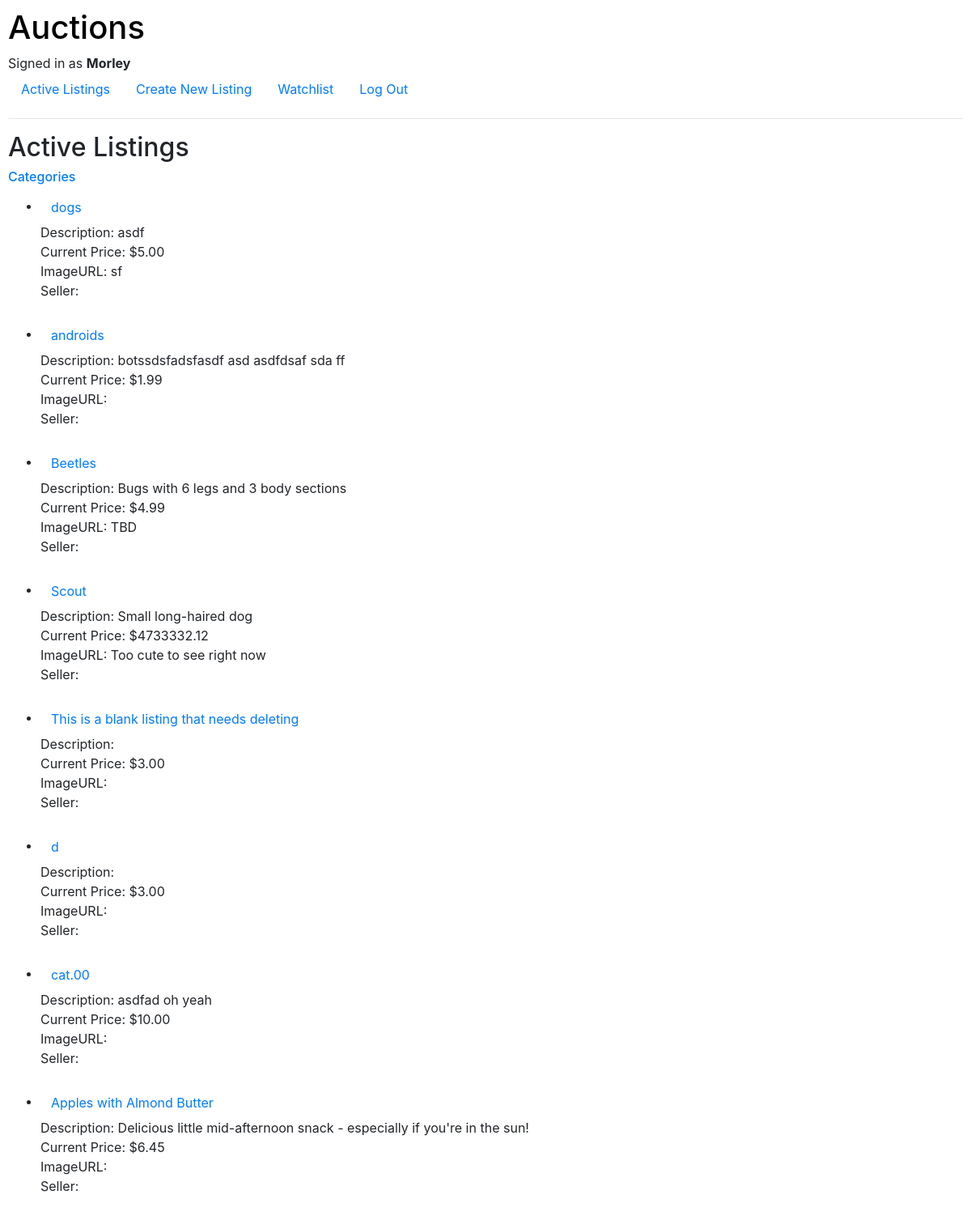
The page / (signed in) on the database its author committed.
### auctions/models.py (models this page shows, shortened)
class User(AbstractUser):
    watchlist = models.ManyToManyField('Listing', blank=True, related_name="user_watching")
    def __str__(self):
        return f"{self.first_name} {self.last_name}"

class Listing(models.Model):
    title = models.CharField(max_length=64)
    description = models.TextField()
    imageURL = models.URLField(max_length=200)
    price = models.DecimalField(max_digits=10, decimal_places=2)
    isActive = models.BooleanField(default=True)
    seller = models.ForeignKey('User', on_delete=models.CASCADE, blank=True, related_name="seller")
    category = models.ForeignKey('Category', on_delete=models.CASCADE, blank=True, related_name="category")

### auctions/views.py (the view)
# urls.py: path("", views.index, name="index"),
def index(request):
        active_listings = Listing.objects.filter(isActive=True)
        return render(request, "auctions/index.html", {
            "listings": active_listings,
        })

### auctions/templates/auctions/index.html
{% extends "auctions/layout.html" %}
{% block body %}
    <h2>Active Listings</h2>
    <h6><a href="{% url 'auctions:categories' %}">Categories</a><br></h6>
        <ul>
            {% for listing in listings %}
                <li>
                    <a href="{% url 'auctions:listing' title=listing.title %}" class="btn btn-link">{{ listing.title }}</a><br>
                    Description: {{ listing.description }}<br>
                    Current Price: ${{ listing.price }}<br>
                    ImageURL: {{ listing.imageURL }}<br>
                    Seller: {{ listing.seller }}
                </li><br>
            {% empty %}
                <li>No Listings.</li>
            {% endfor %}
        </ul>
{% endblock %}

### auctions/templates/auctions/layout.html (shortened to what this page needs)
{% load static %}
<!DOCTYPE html>
<html lang="en">
    <head>
        <link rel="stylesheet" href="https://stackpath.bootstrapcdn.com/bootstrap/4.4.1/css/bootstrap.min.css">
        <link href="{% static 'auctions/styles.css' %}" rel="stylesheet">
    </head>
    <body>
        <h1><a href="{% url 'auctions:index' %}" style="color: black; text-decoration: none;">Auctions</h1></a>
        <div>
            {% if user.is_authenticated %}
                Signed in as <strong>{{ user.username }}</strong>
            {% else %}
                Not signed in.
            {% endif %}
        </div>
        <ul class="nav">
            <li class="nav-item">
                <a class="nav-link" href="{% url 'auctions:index' %}">Active Listings</a>
            </li>
            {% if user.is_authenticated %}
                <li class="nav-item">
                    <a class="nav-link" href="{% url 'auctions:create_listing' %}">Create New Listing</a>
                </li>
                <li class="nav-item">
                    <a class="nav-link" href="{% url 'auctions:watchlist' %}">Watchlist</a>
                </li>
                <li class="nav-item">
                    <a class="nav-link" href="{% url 'auctions:logout' %}">Log Out</a>
                </li>
            {% endif %}
        </ul>
        <hr>
        {% block body %}
        {% endblock %}
    </body>
</html>

### auctions/static/auctions/styles.css (style rules this page uses)
body { padding: 10px; }

### rows shown on the page
User: username "Morley"
Listing: title "dogs", description "asdf", price "5.00", imageURL "sf"
Listing: title "androids", description "botssdsfadsfasdf asd asdfdsaf sda ff", price "1.99"
Listing: title "Beetles", description "Bugs with 6 legs and 3 body sections", price "4.99", imageURL "TBD"
Listing: title "Scout", description "Small long-haired dog", price "4733332.12", imageURL "Too cute to see right now"
Listing: title "This is a blank listing that needs deleting", price "3.00"
Listing: title "d", price "3.00"
Listing: title "cat.00", description "asdfad oh yeah", price "10.00"
Listing: title "Apples with Almond Butter", description "Delicious little mid-afternoon snack - especially if you're in the sun!", price "6.45"
